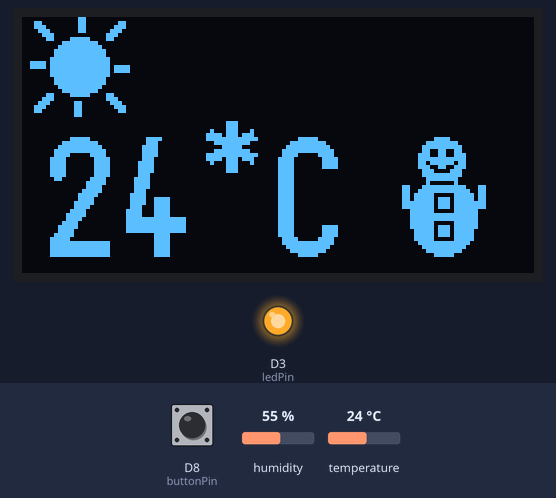
Bench run of a sketch on a simulated ESP8266 (NodeMCU). Shown: 128×64 one-colour display, output pins drawn as LEDs (lit = HIGH). The inputs (shaded band) are chosen by the test bench; at power-on: D8 (buttonPin) LOW, temperature 24 °C, humidity 55 %. What the sketch prints to the serial monitor is not drawn.

Above: at 1.2 s.
1.3 s: D8 (buttonPin) pulled HIGH for 0.15 s
At 1.82 s:
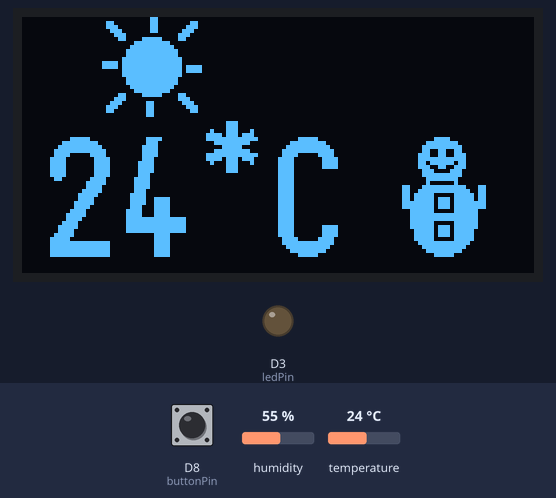
2.0 s: temperature set to 12 °C
At 2.45 s:
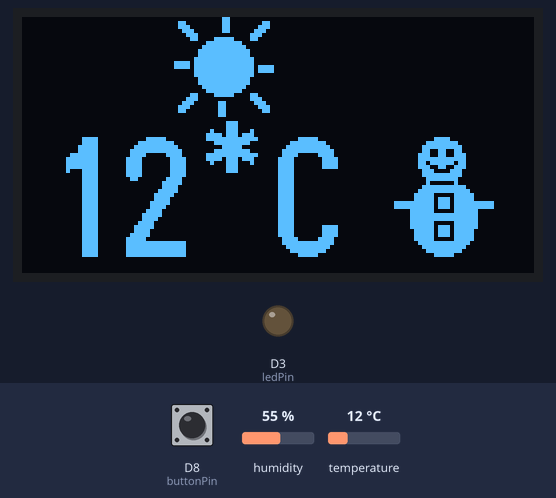
3.7 s: temperature set to 19 °C
At 4.04 s:
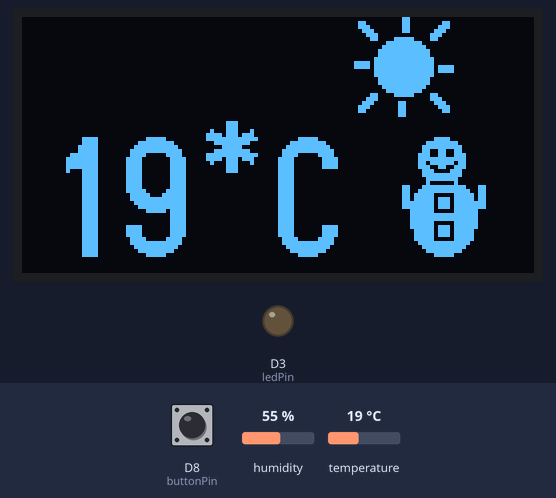
5.3 s: temperature set to 28 °C
At 6.27 s:
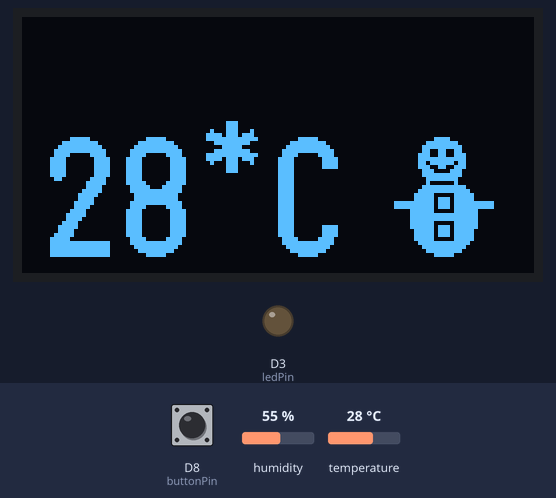
6.9 s: D8 (buttonPin) pulled HIGH for 1 s
At 9.16 s:
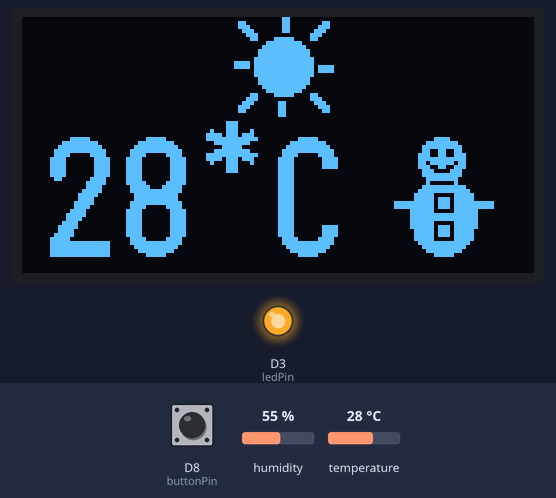
Timing chart, 0 to 9.5 s (numbered marks = the images above; inputs shaded):
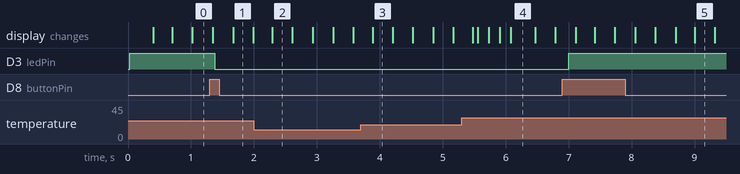

The sketch:

GroupWork-Week06-V2.ino
```cpp
//-------- OLED --------
//#include <Arduino.h>
#include <U8g2lib.h>

#ifdef U8X8_HAVE_HW_SPI
#include <SPI.h>
#endif
#ifdef U8X8_HAVE_HW_I2C
#include <Wire.h>
#endif

U8G2_SSD1306_128X64_NONAME_1_SW_I2C u8g2(U8G2_R0, /* clock=*/ SCL, /* data=*/ SDA, /* reset=*/ U8X8_PIN_NONE);   // All Boards without Reset of the Display

//-------- DHT --------
#include <SimpleDHT.h>

#define pinDHT11 D4
SimpleDHT11 dht11;
//----------------------

#define ledPin D3
#define buttonPin D8

#define sun_width 25
#define sun_height 25
static const unsigned char sun_bits[] = {
  0x00, 0x30, 0x00, 0x00, 0x06, 0x30, 0xC0, 0x00, 0x0E, 0x30, 0xE0, 0x00,
  0x1C, 0x30, 0x70, 0x00, 0x38, 0x00, 0x38, 0x00, 0x30, 0x7C, 0x18, 0x00,
  0x00, 0xFF, 0x01, 0x00, 0x80, 0xFF, 0x03, 0x00, 0xC0, 0xFF, 0x07, 0x00,
  0xC0, 0xFF, 0x07, 0x00, 0xE0, 0xFF, 0x0F, 0x00, 0xEF, 0xFF, 0x0F, 0x00,
  0xEF, 0xFF, 0xEF, 0x01, 0xE0, 0xFF, 0xEF, 0x01, 0xE0, 0xFF, 0x0F, 0x00,
  0xC0, 0xFF, 0x07, 0x00, 0xC0, 0xFF, 0x07, 0x00, 0x80, 0xFF, 0x03, 0x00,
  0x00, 0xFF, 0x01, 0x00, 0x30, 0x7C, 0x18, 0x00, 0x38, 0x00, 0x38, 0x00,
  0x1C, 0x18, 0x70, 0x00, 0x0E, 0x18, 0xE0, 0x00, 0x06, 0x18, 0xC0, 0x00,
  0x00, 0x18, 0x00, 0x00 };

#define snow_width 30
#define snow_height 30
static const unsigned char snow1_bits[] = {
  0x00, 0xE0, 0x01, 0x00, 0x00, 0xF8, 0x07, 0x00, 0x00, 0xFC, 0x0F, 0x00,
  0x00, 0xCC, 0x0C, 0x00, 0x00, 0xCE, 0x1C, 0x00, 0x00, 0xFE, 0x1F, 0x00,
  0x00, 0xF6, 0x1B, 0x00, 0x00, 0xCE, 0x1C, 0x00, 0x00, 0x1C, 0x0E, 0x00,
  0x00, 0xFC, 0x0F, 0x00, 0x00, 0xF8, 0x07, 0x00, 0x00, 0x08, 0x04, 0x00,
  0x00, 0xFC, 0x1F, 0x00, 0x00, 0xFE, 0x3F, 0x00, 0x00, 0x1F, 0x7C, 0x00,
  0x00, 0xDF, 0x7D, 0x00, 0xF8, 0xDF, 0xFD, 0x0F, 0xF8, 0xDF, 0xFD, 0x0F,
  0x80, 0x1F, 0xFC, 0x00, 0x80, 0xFF, 0xFF, 0x00, 0x80, 0xFF, 0xFF, 0x00,
  0x80, 0x1F, 0xFC, 0x00, 0x80, 0xDF, 0xFD, 0x00, 0x00, 0xDF, 0x7D, 0x00,
  0x00, 0xDF, 0x7D, 0x00, 0x00, 0x1F, 0x7C, 0x00, 0x00, 0xFE, 0x3F, 0x00,
  0x00, 0xFC, 0x1F, 0x00, 0x00, 0xF8, 0x0F, 0x00, 0x00, 0xE0, 0x03, 0x00
  };

static const unsigned char snow2_bits[] = {
  0x00, 0xE0, 0x01, 0x00, 0x00, 0xF8, 0x07, 0x00, 0x00, 0xFC, 0x0F, 0x00,
  0x00, 0xCC, 0x0C, 0x00, 0x00, 0xCE, 0x1C, 0x00, 0x00, 0xFE, 0x1F, 0x00,
  0x00, 0xF6, 0x1B, 0x00, 0x00, 0xCE, 0x1C, 0x00, 0x00, 0x1C, 0x0E, 0x00,
  0x00, 0xFC, 0x0F, 0x00, 0x00, 0xF8, 0x07, 0x00, 0x00, 0x08, 0x04, 0x00,
  0x60, 0xFC, 0x1F, 0x03, 0x60, 0xFE, 0x3F, 0x03, 0x60, 0x1F, 0x7C, 0x03,
  0x60, 0xDF, 0x7D, 0x03, 0xE0, 0xDF, 0xFD, 0x03, 0xE0, 0xDF, 0xFD, 0x03,
  0x80, 0x1F, 0xFC, 0x00, 0x80, 0xFF, 0xFF, 0x00, 0x80, 0xFF, 0xFF, 0x00,
  0x80, 0x1F, 0xFC, 0x00, 0x80, 0xDF, 0xFD, 0x00, 0x00, 0xDF, 0x7D, 0x00,
  0x00, 0xDF, 0x7D, 0x00, 0x00, 0x1F, 0x7C, 0x00, 0x00, 0xFE, 0x3F, 0x00,
  0x00, 0xFC, 0x1F, 0x00, 0x00, 0xF8, 0x0F, 0x00, 0x00, 0xE0, 0x03, 0x00
  };

byte temperature = 0;
byte humidity = 0;

// Variables will change:
int ledState = HIGH;         // the current state of the output pin
int buttonState;             // the current reading from the input pin
int lastButtonState = LOW;   // the previous reading from the input pin

unsigned long lastDebounceTime = 0;  // the last time the output pin was toggled
unsigned long debounceDelay = 50;    // the debounce time; increase if the output flickers

void setup() {
  Serial.begin(9600);
  u8g2.begin();
  pinMode(ledPin, OUTPUT);
  pinMode(buttonPin, INPUT);

  // set initial LED state
  digitalWrite(ledPin, ledState);

  //read temperature
  int err = SimpleDHTErrSuccess;
  if ((err = dht11.read(pinDHT11, &temperature, &humidity, NULL)) != SimpleDHTErrSuccess) {
    Serial.print("Read DHT11 failed, err="); Serial.println(err);delay(1000);
    return;
  }

}

int xSun = -25;
int cntSnow = 0;
int snowStatus = 0;

void loop() {

  // read the state of the switch into a local variable:
  int reading = digitalRead(buttonPin);

  // If the switch changed, due to noise or pressing:
  if (reading != lastButtonState) {
    // reset the debouncing timer
    lastDebounceTime = millis();
  }

  if ((millis() - lastDebounceTime) > debounceDelay) {

    // if the button state has changed:
    if (reading != buttonState) {
      buttonState = reading;

      // only toggle the LED if the new button state is HIGH
      if (buttonState == HIGH) {
        ledState = !ledState;
      }
    }
  }

  // set the LED:
  digitalWrite(ledPin, ledState);

  lastButtonState = reading;


  u8g2.firstPage();
  do {

    //print temperature
    u8g2.setFont(u8g2_font_logisoso30_tf);
    u8g2.setCursor(5, 60);
    u8g2.print((int)temperature);
    u8g2.print("*C");

    //print the sun
    u8g2.setFont(u8g2_font_ncenB14_tr);
    u8g2.drawXBM(xSun,0, sun_width, sun_height, sun_bits);

    //print snow man
    if(snowStatus == 0){
      u8g2.drawXBM(90,30, snow_width, snow_height, snow1_bits);
    }else{
      u8g2.drawXBM(90,30, snow_width, snow_height, snow2_bits);
    }

  } while ( u8g2.nextPage() );

  if(xSun >= 150) xSun = -25;
  xSun++;

  cntSnow++;

  //read temperature
  if(cntSnow >= 5){

    cntSnow = 0;
    if(snowStatus == 0){
      snowStatus = 1;
    }else{
      snowStatus = 0;
    }

    //read temperature
    int err = SimpleDHTErrSuccess;
    if ((err = dht11.read(pinDHT11, &temperature, &humidity, NULL)) != SimpleDHTErrSuccess) {
      Serial.print("Read DHT11 failed, err="); Serial.println(err);delay(1000);
//      return;
    }

    Serial.print((int)temperature); Serial.println(" * C");

  }

  delay(5);
}
```

Measured:
- after the input at 1.3 s, D3 (ledPin): HIGH → LOW after 0.08 s
- after the input at 6.9 s, D3 (ledPin): LOW → HIGH after 0.10 s
